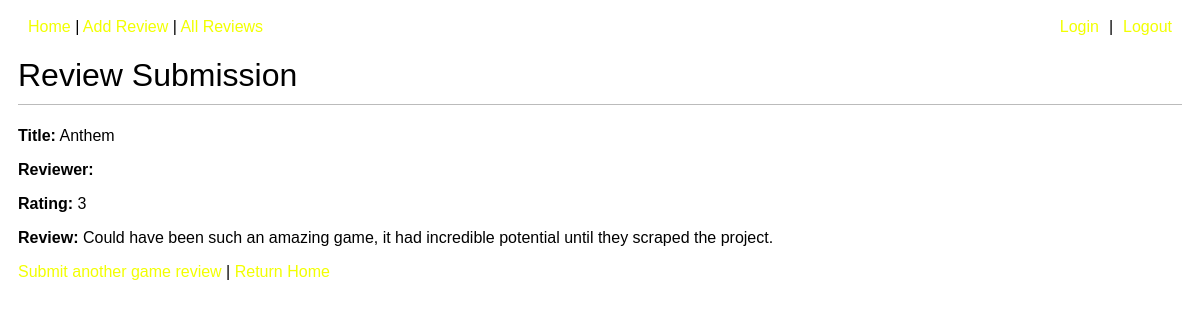
Page /reviews/1/result/ on the committed database.
### game_review/models.py (models this page shows, shortened)
class GameReview(models.Model):
    title = models.CharField(max_length=250)
    reviewer = models.CharField(max_length=250)
    author = models.ForeignKey(settings.AUTH_USER_MODEL,on_delete=models.CASCADE,related_name='game_reviews', null=True, blank=True)
    rating = models.IntegerField()
    review_text = models.TextField()
    submission = models.DateTimeField(auto_now_add=True)
    created = models.DateTimeField(auto_now_add=True)
    updated = models.DateTimeField(auto_now=True)
    liked_by = models.ManyToManyField(
        settings.AUTH_USER_MODEL,
        through="ReviewLike",
        related_name="review_likes"
    )
    like_count = models.PositiveIntegerField(default=0)
    class Meta:
        ordering = ['-created']
        indexes = [
            models.Index(fields=['-created']),
        ]

### game_review/views.py (the view)
# urls.py: path('reviews/<int:pk>/result/', views.review_result, name='review_result'),
def review_result(request, pk):
    review = get_object_or_404(GameReview, pk=pk)
    return render(request, 'website/review_result.html', {'review': review})

### game_review/templates/website/review_result.html
{% extends "website/base.html" %}
{% load static %}
{% block content %}
<h1>Review Submission</h1>
<p><strong>Title:</strong> {{ review.title }}</p>
<p><strong>Reviewer:</strong> {{ review.reviewer }}</p>
<p><strong>Rating:</strong> {{ review.rating }}</p>
<p><strong>Review:</strong> {{ review.review_text }}</p>
<a href="{% url 'add_review' %}">Submit another game review</a> |
<a href="{% url 'review_list' %}">Return Home</a>
{% endblock %}

### game_site/static/style.css (style rules this page uses)
html { margin: 0; padding: 0; font-family: 'Franklin Gothic Medium', 'Arial Narrow', Arial, sans-serif; padding: 10px; }
a { color: #f2ff00; text-decoration: none; }
h1 { font-weight: normal; border-bottom: 1px solid #bbb; padding-bottom: 10px; }

### rows in the picture
GameReview: title "Anthem", rating "3", review_text "Could have been such an amazing game, it had incredible potential until they scraped the project."
